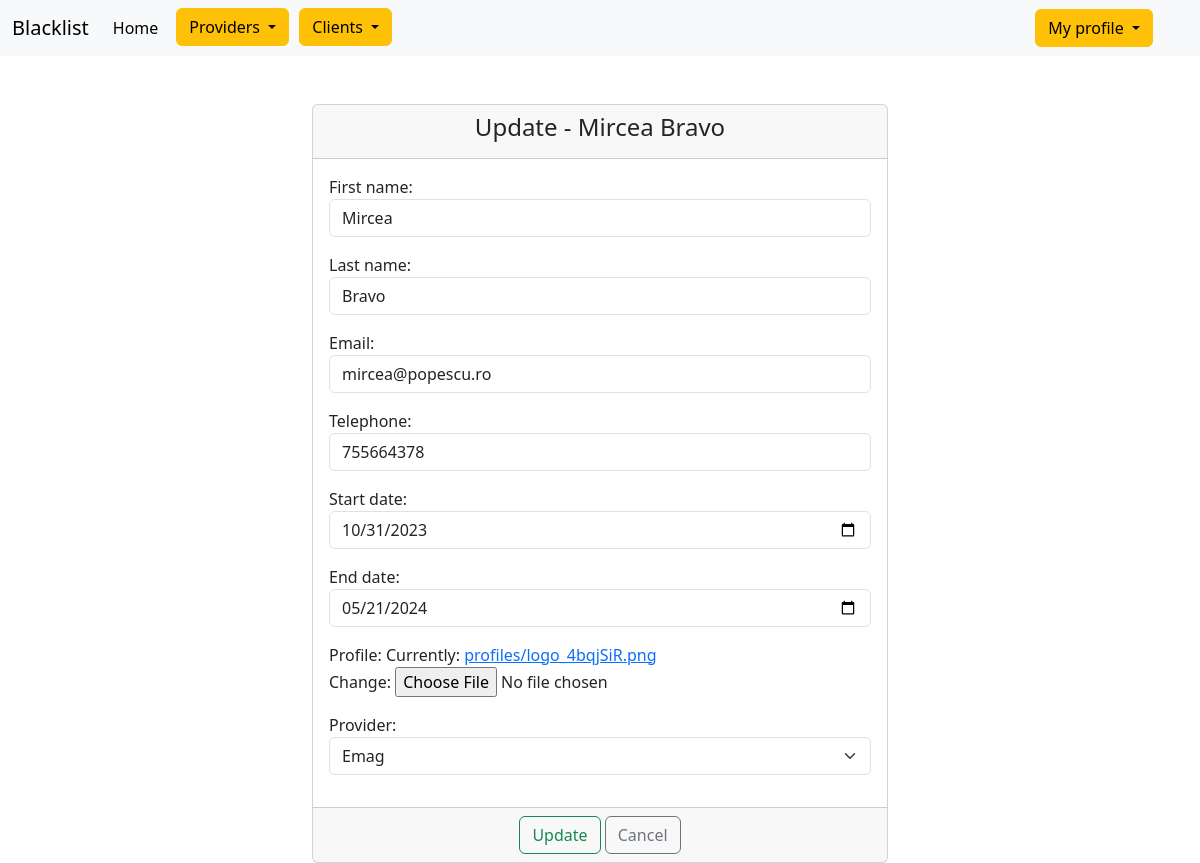
The page /update_client/15/ (signed in) on the database its author committed.
### client/models.py (models this page shows)
class Client(models.Model):
    first_name = models.CharField(max_length=31, null=True)
    last_name = models.CharField(max_length=30, null=True)
    email = models.EmailField(max_length=50, null=True)
    telephone = models.IntegerField(null=True)
    start_date = models.DateField(null=True)
    end_date = models.DateField(null=True)
    created_at = models.DateTimeField(auto_now_add=True, null=True)
    updated_at = models.DateTimeField(auto_now=True)
    profile = models.ImageField(upload_to='profiles/', null=True)
    provider = models.ForeignKey(Provider, on_delete=models.CASCADE, null=True)
    def __str__(self):
        return f'{self.first_name} {self.last_name}'

### client/views.py (the view)
# urls.py: path('update_client/<int:pk>/', views.ClientUpdateView.as_view(), name='update-client'),
class ClientUpdateView(LoginRequiredMixin, UpdateView):
    template_name = 'client/update_client.html'
    model = Client
    form_class = ClientUpdateForm
    success_url = reverse_lazy('list-of-clients')

### client/forms.py
class ClientUpdateForm(forms.ModelForm):
     class Meta:
        model = Client
        fields = '__all__'
        widgets = {
            'first_name': TextInput(attrs={'class': 'form-control',
                                           'placeholder': 'Please enter your first name'}),
            'last_name': TextInput(attrs={'class': 'form-control',
                                          'placeholder': 'Please enter your last name'}),
            'email': EmailInput(attrs={'class': 'form-control',
                                       'placeholder': 'Please enter your email'}),
            'telephone': NumberInput(attrs={'class': 'form-control',
                                            'placeholder': 'Please enter your phone number'}),
            'start_date': DateInput(attrs={'class': 'form-control', 'type': 'date'}),
            'end_date': DateInput(attrs={'class': 'form-control', 'type': 'date'}),
            'provider': Select(attrs={'class': 'form-select'}),
        }

### Blacklist/context_processors.py (called while the page is built)
def get_all_memberships(request):
    return {'memberships': Membership.objects.all()}

def get_membership(request):
    if request.user.is_authenticated:
        try:
            memb = UserMembership.objects.get(user=request.user.id)
            return {'type': memb.membership.type,
                    'color': memb.membership.color,
                    'start_date': memb.start_date,
                    'end_date': memb.end_date
                    }
        except UserMembership.DoesNotExist:
            return {}
    else:
        return {}

### provider/models.py (called while the page is built)
    def __str__(self):
        return f'{self.provider_name}'

### templates/client/update_client.html (shortened to what this page needs)
{% extends 'base.html' %}
{% block content %}
    <div class="container-fluid">
        <div class="row">
            <div class="col-md-6 offset-md-3">
                <br><br>
                <div class="card">
                    <div class="card-header">
                        <h4 class="text-center">Update - {{ client }}</h4>
                    </div>
                    <form method="post" enctype="multipart/form-data">
                        <div class="card-body">
                            {{ form.as_p }}
                        </div>
                        <div class="card-footer text-center">
                            <button type="submit" class="btn btn-outline-success">Update</button>
                            <a href="{% url 'list-of-clients' %}" class="btn btn-outline-secondary">Cancel</a>
                        </div>
                    </form>
                </div>
            </div>
        </div>
    </div>
{% endblock %}

### rows shown on the page
Client: first_name+last_name "Mircea Bravo", first_name "Mircea", last_name "Bravo", email "mircea@popescu.ro", telephone "755664378", start_date "10/31/2023", end_date "05/21/2024", provider "Emag"
